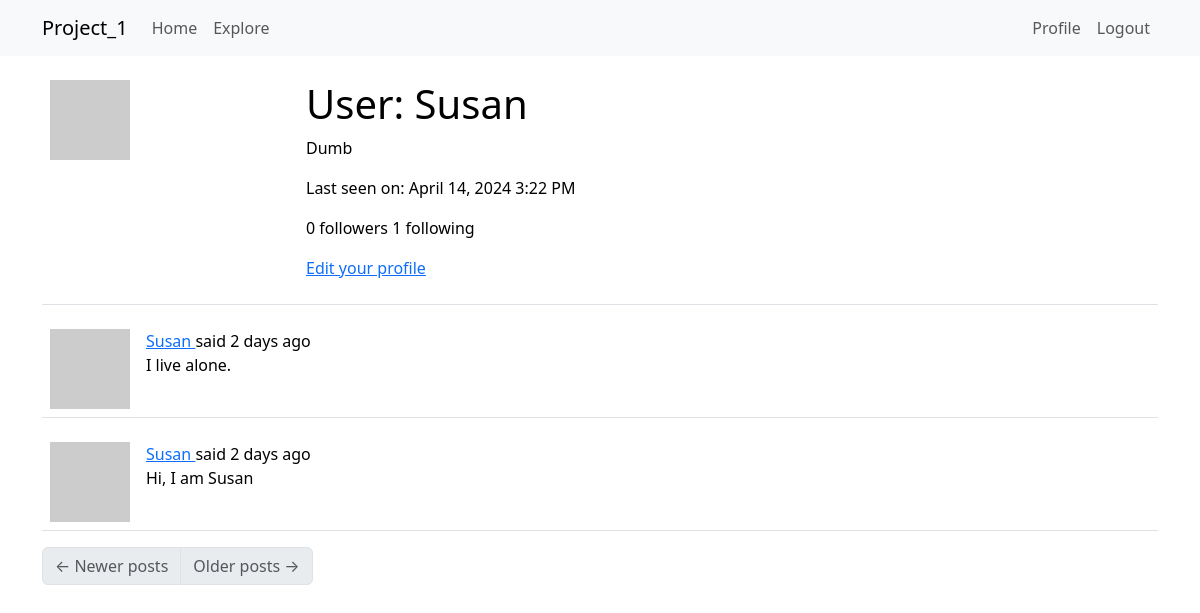
Page /user/Susan (signed in) on the earlier database version.
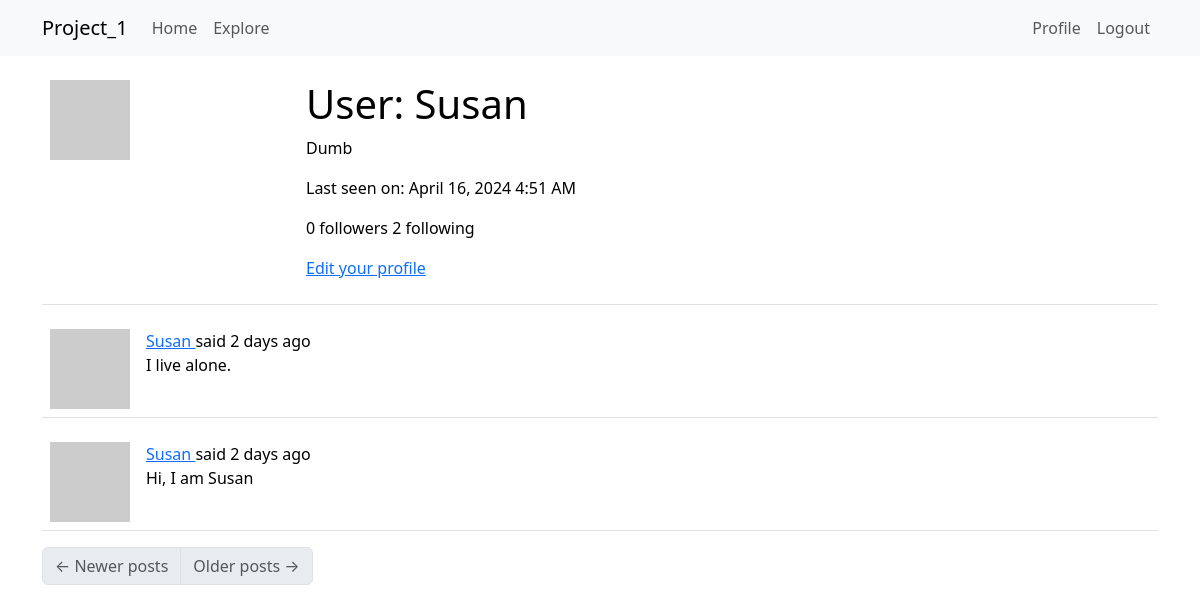
Same page on the later database version.
### app/models.py (models this page shows, shortened)
class User(UserMixin, db.Model):
    id: so.Mapped[int] = so.mapped_column(primary_key=True)
    username: so.Mapped[str] = so.mapped_column(sa.String(64), index=True, unique=True)
    email: so.Mapped[str] = so.mapped_column(sa.String(120), index=True, unique=True)
    password_hash: so.Mapped[Optional[str]] = so.mapped_column(sa.String(256))
    posts: so.WriteOnlyMapped['Post'] = so.relationship(back_populates='author')
    about_me: so.Mapped[Optional[str]] = so.mapped_column(sa.String(140))
    last_seen: so.Mapped[Optional[datetime]] = so.mapped_column(default=lambda: datetime.now(timezone.utc))
    following: so.WriteOnlyMapped['User'] = so.relationship(
        secondary=followers, primaryjoin=(followers.c.follower_id == id),
        secondaryjoin=(followers.c.followed_id ==id),
        back_populates='followers')
    followers: so.WriteOnlyMapped['User'] = so.relationship(
        secondary=followers, primaryjoin=(followers.c.followed_id == id),
        secondaryjoin=(followers.c.follower_id ==id),
        back_populates='following')
    def avatar(self, size):
        digest = md5(self.email.lower().encode('utf-8')).hexdigest()
        return f'https://www.gravatar.com/avatar/{digest}?d=identicon&s={size}'
    def followers_count(self):
        query = sa.select(sa.func.count()).select_from(
            self.followers.select().subquery())
        return db.session.scalar(query)
    def following_count(self):
        query = sa.select(sa.func.count()).select_from(
            self.following.select().subquery())
        return db.session.scalar(query)

class Post(db.Model):
    id: so.Mapped[int] = so.mapped_column(primary_key=True)
    body: so.Mapped[str] = so.mapped_column(sa.String(140))
    timestamp: so.Mapped[datetime] = so.mapped_column(index=True, default=lambda: datetime.now(timezone.utc))
    user_id: so.Mapped[int] = so.mapped_column(sa.ForeignKey(User.id), index=True)
    author: so.Mapped[User] = so.relationship(back_populates='posts')
    language: so.Mapped[Optional[str]] = so.mapped_column(sa.String(5))

### app/routes.py (the view)
@app.route('/user/<username>')
@login_required
def user(username):
    user = db.first_or_404(sa.select(User).where(User.username == username))
    page = request.args.get('page', 1, type=int)
    query = user.posts.select().order_by(Post.timestamp.desc())
    posts = db.paginate(query, page=page,
                        per_page=app.config['POSTS_PER_PAGE'],
                        error_out=False)
    next_url = url_for('user', username=user.username, page=posts.next_num) \
        if posts.has_next else None
    prev_url = url_for('user', username=user.username, page=posts.prev_num) \
        if posts.has_prev else None
    form = EmptyForm()
    return render_template('user.html', user=user, posts=posts.items,
                            next_url=next_url, prev_url=prev_url, form=form)

### app/__init__.py (called while the page is built)
def get_locale():
    return request.accept_languages.best_match(app.config['LANGUAGES'])

### app/models.py (called while the page is built)
@login.user_loader
def load_user(id):
    return db.session.get(User, int(id))

### app/routes.py (called while the page is built)
@app.before_request
def before_request():
    if current_user.is_authenticated:
        current_user.last_seen = datetime.now(timezone.utc)
        db.session.commit()
    g.locale = str(get_locale())

### app/templates/user.html (shortened to what this page needs)
{% extends "base.html" %}
{% block content %}
    <table class="table table-hover">
        <tr>
            <td width="256px"><img src="{{ user.avatar(256) }}"></td>
            <td>
                <h1>{{ _('User') }}: {{ user.username }}</h1>
                {% if user.about_me %}<p>{{ user.about_me }}</p>{% endif %}
                {% if user.last_seen %}
                <p>Last seen on: {{ moment(user.last_seen).format('LLL') }}</p>
                {% endif %}
                <p>{{ _('%(count)d followers', count=user.followers_count()) }} {{ _('%(count)d following', count=user.following_count()) }}</p>
                {% if user == current_user %}
                <p><a href="{{ url_for('edit_profile') }}">{{ _('Edit your profile') }}</a></p>
                {% endif %}
            </td>
        </tr>
    </table>
    {% for post in posts %}
        {% include '_post.html' %}
    {% endfor %}
    <nav aria-label="Post navigation">
        <ul class="pagination">
            <li class="page-item{% if not prev_url %} disabled{% endif %}">
                <a class="page-link" href="{{ prev_url }}">
                    <span aria-hidden="true">&larr;</span> {{ _('Newer posts') }}
                </a>
            </li>
            <li class="page-item{% if not next_url %} disabled{% endif %}">
                <a class="page-link" href="{{ next_url }}">
                    {{ _('Older posts') }} <span aria-hidden="true">&rarr;</span>
                </a>
            </li>
        </ul>
    </nav>
{% endblock %}

### app/templates/base.html (shortened to what this page needs)
<!DOCTYPE html>
<html lang="en">
    <head>
        <link
            href="https://cdn.jsdelivr.net/npm/bootstrap@5.3.2/dist/css/bootstrap.min.css"
            rel="stylesheet"
>
    </head>
    <body>
        <nav class="navbar navbar-expand-lg bg-body-tertiary">
            <div class="container">
                <a class="navbar-brand" href="{{ url_for('index') }}">Project_1</a>
                <div class="collapse navbar-collapse" id="navbarSupportedContent">
                    <ul class="navbar-nav me-auto mb-2 mb-lg-0">
                        <li class="nav-item">
                            <a class="nav-link" aria-current="page" href="{{ url_for('index') }}">{{ _('Home') }}</a>
                        </li>
                        <li class="nav-item">
                            <a class="nav-link" aria-current="page" href="{{ url_for('explore') }}">{{ _('Explore') }}</a>
                        </li>
                    </ul>
                    <ul class="navbar-nav mb-2 mb-lg-0">
                        {% if current_user.is_anonymous %}
                        <li class="nav-item">
                            <a class="nav-link" aria-current="page" href="{{ url_for('login') }}">{{ _('Login') }}</a>
                        </li>
                        {% else %}
                        <li class="nav-item">
                            <a class="nav-link" aria-current="page" href="{{ url_for('user', username=current_user.username) }}">{{ _('Profile') }}</a>
                        </li>
                        <li class="nav-item">
                            <a class="nav-link" aria-current="page" href="{{ url_for('logout') }}">{{ _('Logout') }}</a>
                        </li>
                        {% endif %}
                    </ul>
                </div>
            </div>
        </nav>
        <div class="container mt-3">
            {% block content %}{% endblock %}
        </div>
    </body>
</html>

### app/templates/_post.html (shortened to what this page needs)
        <table class="table table-hover">
            <tr>
                <td width="70px">
                    <a href="{{ url_for('user', username=post.author.username) }}">
                        <img src="{{ post.author.avatar(70) }}">
                    </a>
                </td>
                <td>
                    {{ _('%(username)s said %(when)s',
                        username=user_link, when=moment(post.timestamp).fromNow()) }}
                    <br>
                    {{ post.body }}
                </td>
            </tr>
        </table>

Differences in the rows shown:
changed User "Susan": last_seen "April 14, 2024 3:22 PM" → "April 16, 2024 4:51 AM"
Other differences:
text no longer shown: "1 following"
text now shown: "2 following"
